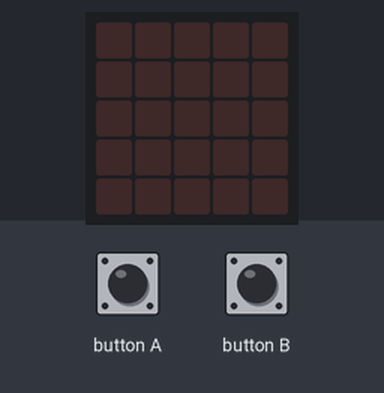
This program was run on a simulated BBC micro:bit (MakeCode). Shown: the board's 5×5 LED display. The inputs (shaded band) are chosen by the test bench.

Above: at 1.2 s.
1.3 s: button B pressed for 0.15 s
At 1.9 s:
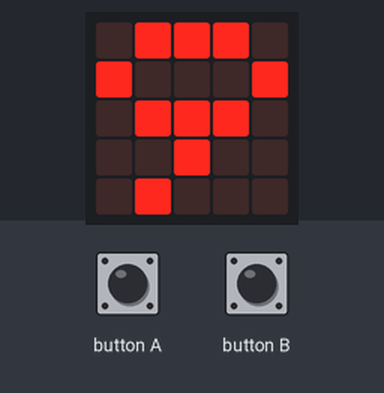
4.4 s: button A pressed for 0.15 s
At 5.1 s:
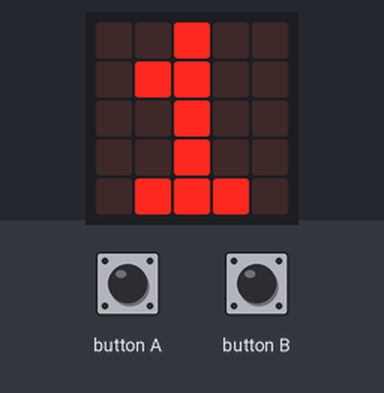
Timing chart, 0 to 7.4 s (numbered marks = the images above; inputs shaded):
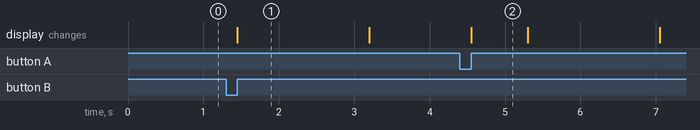

Measured:
- after the input at 1.3 s, the display: changes after 0.15 s (image 1)
- what the display in image 1 shows lasts 1.7 s, from 1.5 s to 3.2 s
- what the display in image 2 shows lasts 0.7 s, from 4.6 s to 5.3 s

The program:

main.ts
```typescript
input.onButtonPressed(Button.A, function () {
    basic.showNumber(1)
})
input.onButtonPressed(Button.B, function () {
    basic.showNumber(9)
    basic.pause(1000)
    basic.showNumber(8)
    basic.pause(1000)
    basic.showNumber(7)
    basic.pause(1000)
    basic.showNumber(6)
    basic.pause(1000)
    basic.showNumber(5)
    basic.pause(1000)
    basic.showNumber(4)
    basic.pause(1000)
    basic.showNumber(3)
    basic.pause(1000)
    basic.showNumber(2)
    basic.pause(1000)
    basic.showNumber(1)
    basic.pause(1000)
    basic.showNumber(0)
    basic.pause(1000)
})
basic.forever(function () {

})
```

test.ts
```typescript
// 在這裡測試；當此封包作為擴充功能時，將不會編譯此內容。
```
